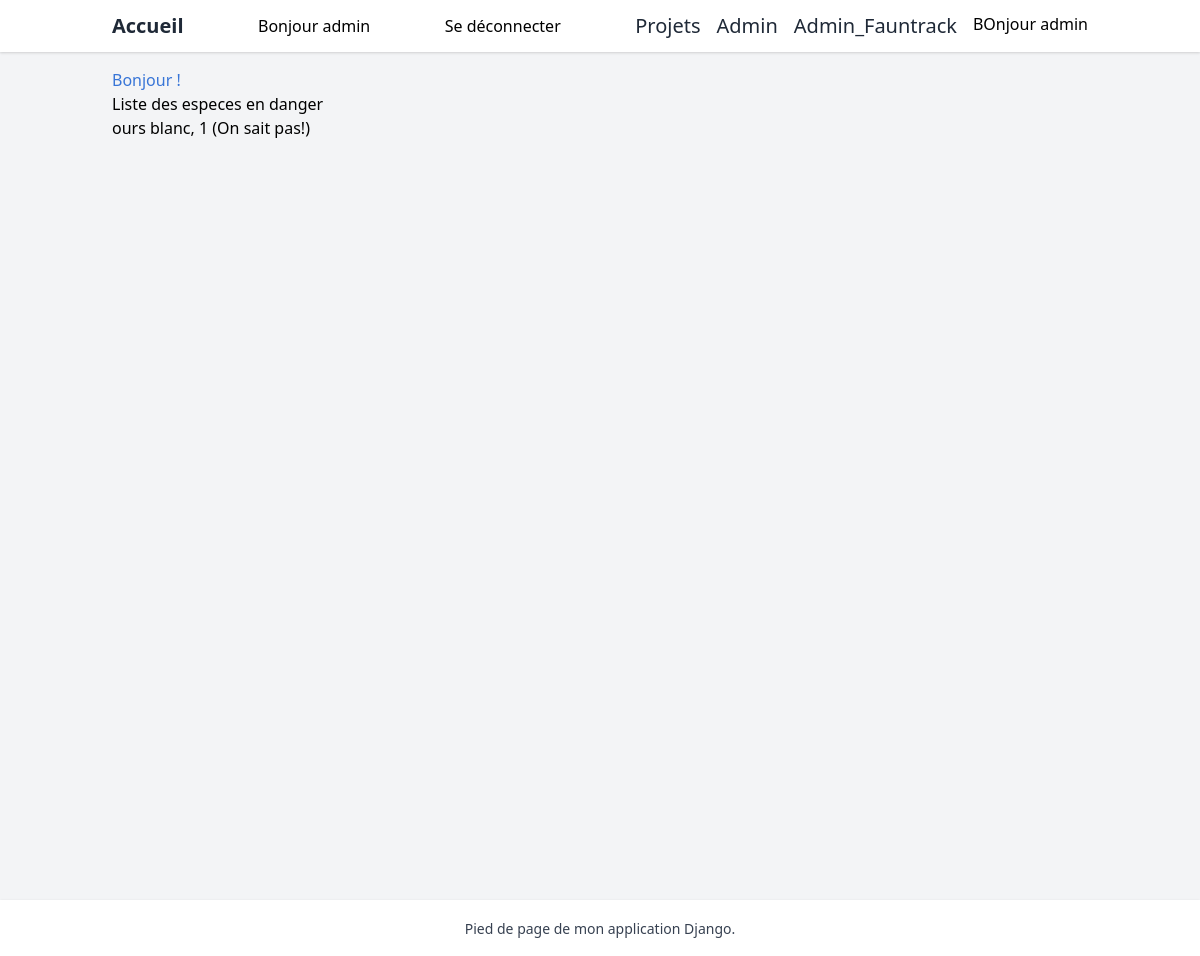
Page / (signed in) on the earlier database version.
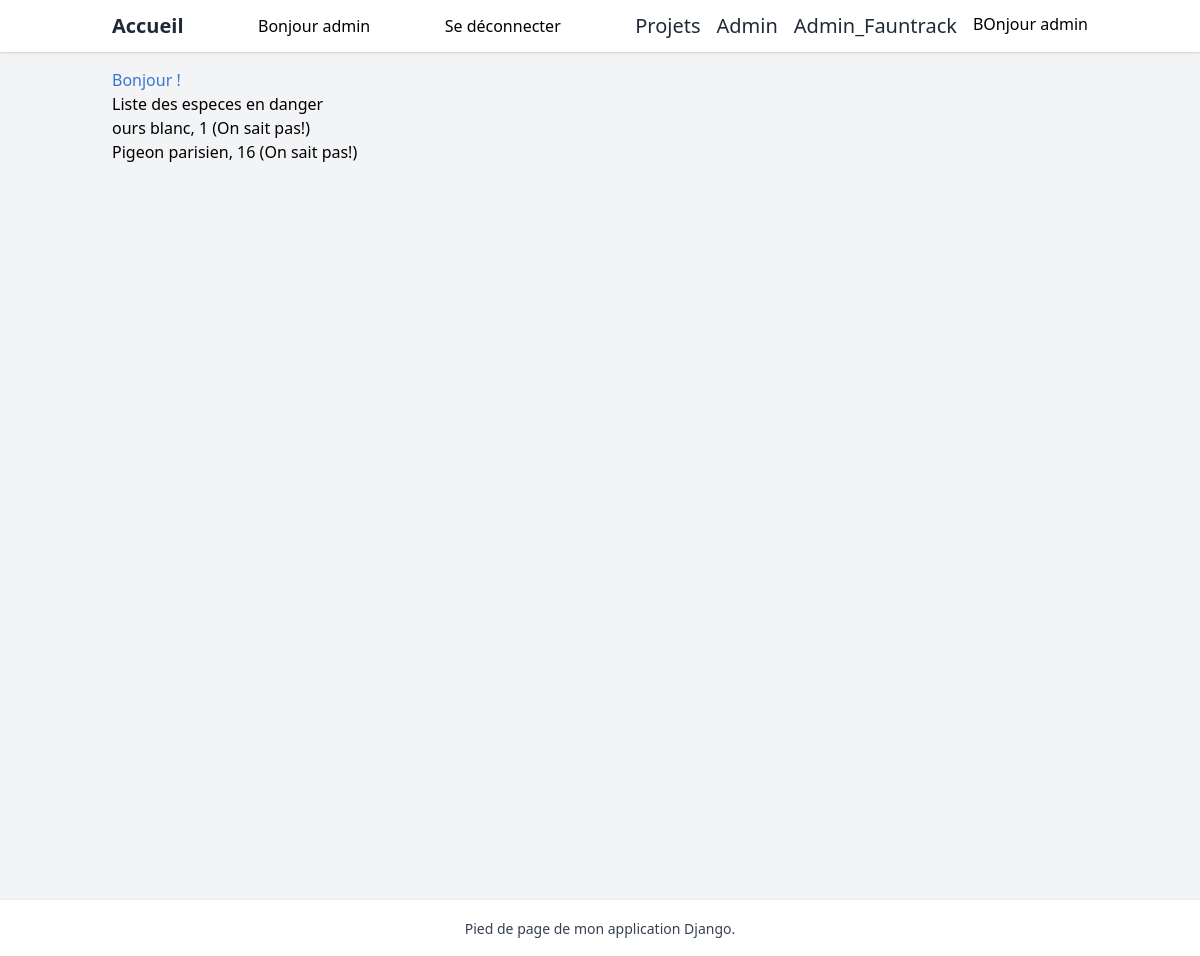
Same page on the later database version.
### faunatrack/models.py (models this page shows, shortened)
class Espece(models.Model):
    STATUT = [
        ("DISPARU", "En voie de disparition"), # pour aficher la deuxieme .get_statut_display()
        ("DANGER", "En danger"),
        ("PROTEGE", "Protégé"),
        ("INCONNU", "On sait pas!")
    ]
    nom_commun = models.CharField(max_length=250)
    nom_scientifique = models.CharField(max_length=250, null=True)  # si pas d'entree, valeur nulle par défaut
    statut = models.CharField(max_length=250, choices=STATUT, default="INCONNU")

### faunatrack/views.py (the view)
# urls.py: 2. Add a URL to urlpatterns:  path('', views.home, name='home')
def home(request):
    if request.user.is_authenticated:
        especes = Espece.objects.all()
        table = [(espece.nom_commun, Observation.objects.filter(espece=espece).aggregate(total=Sum("quantite"))["total"], espece.get_statut_display()) for espece in especes ]
        return render(request, context={"table": table}, template_name="base.html")
    return redirect("login")

### faunatrack/templates/base.html (shortened to what this page needs)
{% load static %}
<!DOCTYPE html>
<html lang="fr">
<head>
    <link href="https://cdn.jsdelivr.net/npm/tailwindcss@2.2.19/dist/tailwind.min.css" rel="stylesheet">
    <link rel="stylesheet" href="{% static 'css/style.css' %}">
</head>
<body class="bg-gray-100">
    <header class="bg-white shadow">
        <nav class="container mx-auto px-6 py-3">
            <div class="flex justify-between items-center">
                <a class="text-gray-800 text-xl font-bold" href="{% url 'home' %}">Accueil</a>
            {% if request.user.is_authenticated %}
                Bonjour {{ request.user.username }}
                <form action="{% url 'logout' %}" method="POST">
                    <button type="submit">Se déconnecter</button>
                </form>
            {% else %}
                <a href="{% url 'login' %}">Se connecter</a>
            {% endif %}
                <div class="flex gap-4">
                    <a class="text-gray-800 text-xl" href="{% url 'projet_list' %}">Projets</a>
                    <a class="text-gray-800 text-xl" href="{% url 'admin:index' %}">Admin</a>
                    <a class="text-gray-800 text-xl" href="{% url 'admin_faunatrack:index' %}">Admin_Fauntrack</a>
                    {% if request.user.is_authenticated %} BOnjour {{ request.user.username }} {% endif %}
                </div>
            </div>
        </nav>
    </header>
    <main class="container mx-auto px-6 mt-4 h-screen">
        {% block content %}
            <p id="welcome">Bonjour !</p>
            <h1>Liste des especes en danger</h1>
            {%  for row in table %}
                <p>{{ row.0 }}, {{ row.1 }}  ({{ row.2 }})</p>
            {% endfor %}
        {% endblock %}
    </main>
    <footer class="bg-white shadow mt-8 py-4">
        <div class="container mx-auto px-6 text-center">
            <span class="text-gray-700 text-sm">Pied de page de mon application Django.</span>
        </div>
    </footer>
</body>
</html>

Differences in the rows shown:
added Espece: nom_commun "Pigeon parisien"
Other differences:
new list line: ", 16 ( On sait pas! )"
